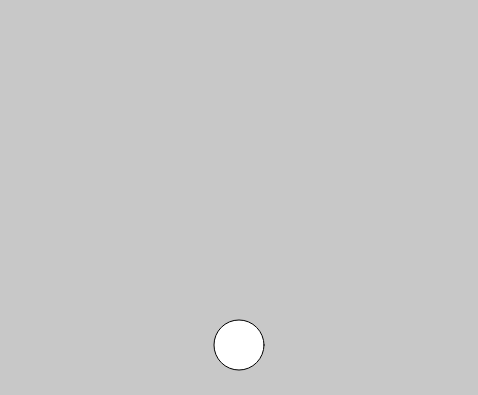
Frame 1 (no input)
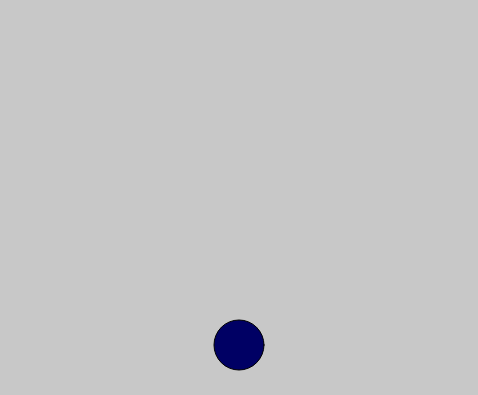
Frame 60 (no input)
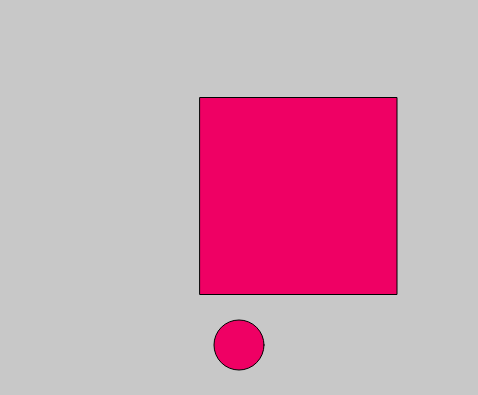
Frame 120 (the mouse pressed at the canvas centre since frame 60)

The p5.js sketch that drew these frames (run headless with seeded random() and noise() and a simulated clock; from frame 60 on, the mouse is pressed at the canvas centre):

// p5.js sketch
// ── sketch.js
let diam = 60

function setup(){
  createCanvas(478,395);
}

function draw(){
  background(200);
  ellipse(width/2,height - 50,50)
  
  //console.log(mouseX)
  fill(mouseX,0,100)
  rect(200,height/2 - 100, mouseY)
  
  
}
